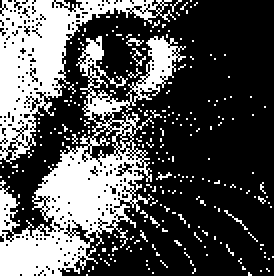
#> input picture Project/Project_2/img_cat.png, 137 x 138 px (shown 2 times larger)
$ python BWBilateral.py
#> lines starting #> are read from the running program, lines starting #| are printed output that depends on the picture; after the words box and inside, x2 and y2 are one past the last pixel; in counts of white or black regions, pixels touching at a corner belong together
### Project/Project_2/MainOperation.py
import numpy as np
import cv2

'''
This file will contain function about the basic operation in this project.
'''


'''
1. read image from input path
    returned an image with gray scale(1 channel)
    In python-opencv, cv2.IMREAD_GRAYSCALE
'''
def readGray(path, color_value = 0):
#> called with path = 'img_cat.png', color_value = 0
    return cv2.imread(path, color_value)
#> returned value: shape (138, 137); 33% white; 259 white regions (257 under 20 px), largest, box (x1, y1, x2, y2) and area: (0, 18, 93, 138) 3487, (0, 0, 88, 82) 2193


'''
2. read image from input path with
    retured an image with three channe
    In python-opencv, the returned 3 channels are BGR.
'''
def readColor(path, color_value = 1):
    return cv2.imread(path, color_value)

'''
2. transfer an three channels image into LAB format
'''
def cvtLAB(img):
    return cv2.cvtColor(img.astype(np.uint8), cv2.COLOR_BGR2LAB)


'''
3. transfer the lab color space image into BGR image
'''
def cvtBGR(img):
    return cv2.cvtColor(img, cv2.COLOR_LAB2BGR)


'''
4. normolization to [0,1]
'''

def normolization(img):
    return img / 255.0

def renormolization(img):
    image = (np.maximum(img, 0) / img.max()) * 255.0
    return image

### Project/Project_2/BWBilateral.py
import numpy as np
import cv2
import math
import matplotlib.pyplot as plt
import MainOperation as mo

# define the domain filter
def domainFilter(kernel_size, sigma = 1):
    center_x, center_y = int((kernel_size - 1) / 2), int((kernel_size - 1) / 2)
    [x, y] = np.meshgrid(range(kernel_size), range(kernel_size))
    distance = (center_x - x) **2 + (center_y - y) **2
    kernel = np.exp(-1/2 * (distance/(sigma **2)))
    return kernel

# define the range filter:
def rangefilter(img_pitch, x_intensity, kernel_size, sigma = 1):
    kernel = np.zeros((kernel_size, kernel_size))
    # img_pitch = np.float64(img_pitch)
    # intensity_difference = np.abs(img_pitch - x_intensity)
    intensity_difference = (img_pitch - x_intensity) **2
    kernel = np.exp(-1/2 * (intensity_difference / sigma **2))
    return kernel

def paddingImg(img, kernel_size):
    img_height, img_width = img.shape
    padding_size = (kernel_size - 1)/2
    padded_img = np.zeros((img_height + kernel_size - 1, img_width + kernel_size - 1))
    padding_size = int((kernel_size - 1) / 2)
    padded_img[padding_size: padding_size + img_height, padding_size: padding_size + img_width] = img
    return padded_img

def filterimage(img, kernel_size, domain_sigma, range_sigma, original_size):
    img_height, img_width = img.shape
    img_bilateral = np.zeros(original_size)
    print(img_bilateral.shape)
    # img_bilateral = np.zeros((img_height, img_width))
    # padded_img = paddingImg(img=img,kernel_size = kernel_size)
    padded_size = int((kernel_size - 1) / 2)
    padded_img = img
    # calculate the domain filter:
    domain_kernel = domainFilter(kernel_size=kernel_size, sigma=domain_sigma)
    for y in range(kernel_size - 1, img_height - kernel_size + 1):
        for x in range(kernel_size - 1, img_width - kernel_size + 1):
            center_y = y + padded_size
            center_x = x + padded_size
            img_pitch = padded_img[center_y - padded_size : center_y + padded_size +1,
                                   center_x - padded_size : center_x + padded_size +1]

            range_kernel = rangefilter(img_pitch= img_pitch, x_intensity= img[y,x],kernel_size=kernel_size, sigma=range_sigma)
            # range_kernel = rangefilter(img_pitch=img_pitch, x_intensity=img[center_y, center_x], kernel_size=kernel_size, sigma=range_sigma)
            # calculate final kernel
            final_kernel = domain_kernel * range_kernel
            # final_kernel = final_kernel / np.sum(final_kernel)

            img_bilateral[y,x] = np.sum(img_pitch * final_kernel)/np.sum(final_kernel)
    return img_bilateral


kernel_size= 5
img = mo.readGray(path="img_cat.png", color_value=0)
cv2.imshow("first", img)
original_size = img.shape
#> original_size = (138, 137)
# img = img[:10, :10]
print(img.shape)
#| (138, 137)
img = paddingImg(img, kernel_size=kernel_size)
#> in paddingImg, `padded_img[padding_size: padding_size + img_height, padding_size: padd..`:
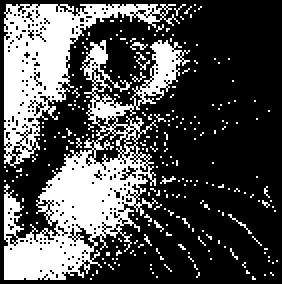
#> padded_img: shape (142, 141) float64 (shown 2 times larger); 31.2% white; 259 white regions (257 under 20 px), largest, box (x1, y1, x2, y2) and area: (2, 20, 95, 140) 3487, (2, 2, 90, 84) 2193
print(img.shape)
#| (142, 141)
# [10 lines of commented-out code are left out]
domain_sigma = 3
range_sigma = 300
# filtered_img = filterimage(img, kernel_size=kernel_size, domain_sigma=domain_sigma, range_sigma=range_sigma)
# filtered_img = np.uint8(mo.renormolization(filtered_img))
filtered_img = np.uint8(filterimage(img, kernel_size=kernel_size, domain_sigma=domain_sigma, range_sigma=range_sigma, original_size=original_size))
#| (138, 137)
#> after the loop in filterimage, `for y in range(kernel_size - 1, img_height - kernel_size + 1):`:
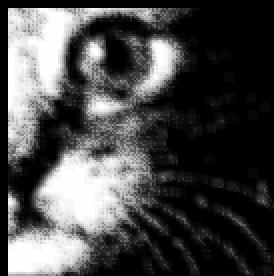
#> img_bilateral: shape (138, 137) float64 (shown 2 times larger); min 0, max 255, mean 74.4
print("filter", filtered_img.shape)
#| filter (138, 137)
cv2.imshow("filter_result", filtered_img)


# [7 lines of commented-out code are left out]


cv2.waitKey(0)
cv2.destroyAllWindows()
